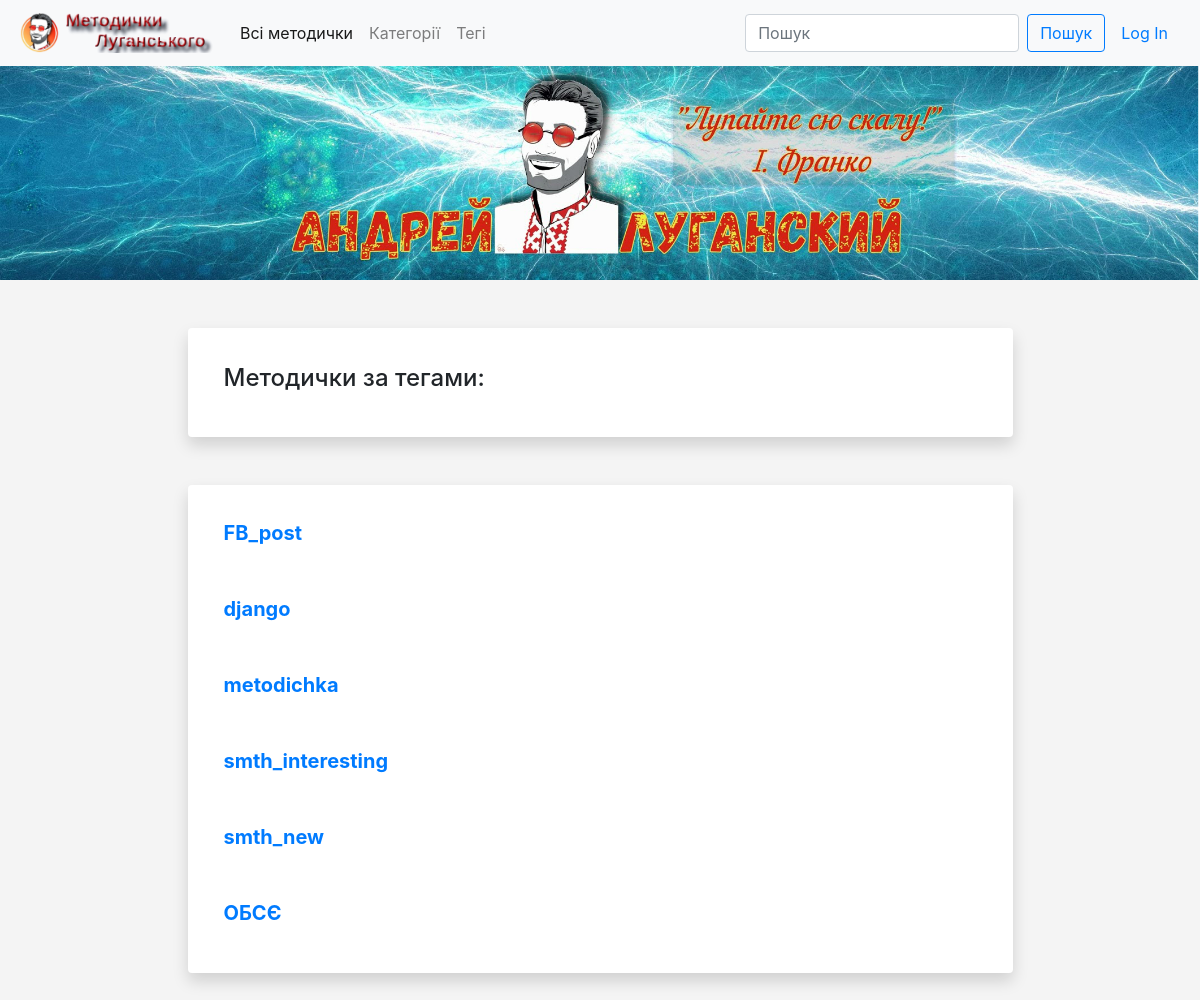
The app's page /tags/ with its own data.
### news/models.py (models this page shows, shortened)
class Tag(models.Model):
    title = models.CharField(max_length=150, verbose_name='Тег')
    class Meta:
        verbose_name = 'Тег'
        verbose_name_plural = 'Тегі'
        ordering = ['title']

### news/views.py (the view)
# urls.py: path('tags/', views.tags_list, name='tags_list'),
def tags_list(request):
    tags = Tag.objects.all()
    return render(request, 'news/tags_list.html', {'tags': tags})

### news/templates/news/tags_list.html (shortened to what this page needs)
{% extends 'news/base_blog.html' %}
{% block content %}
    <div class="shadow p-3 mb-5 bg-white rounded">
        <div class="card-body">
            <h4>Методички за тегами:</h4>
        </div>
    </div>
    <div class="shadow p-3 mb-5 bg-white rounded">
        {% for tag in tags %}
            <div class="card-body">
                <h5 class="card-title"><b><a href="{% url 'tag_detail' pk=tag.id %}">{{ tag.title }}</a></b></h5>
            </div>
        {% endfor %}
    </div>
{% endblock %}

### records on screen
Tag: title "FB_post"
Tag: title "django"
Tag: title "metodichka"
Tag: title "smth_interesting"
Tag: title "smth_new"
Tag: title "ОБСЄ"
